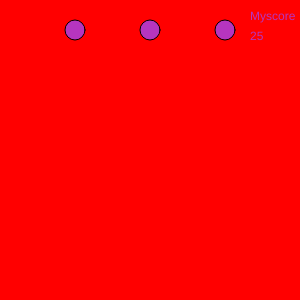
Frame 1 (no input)
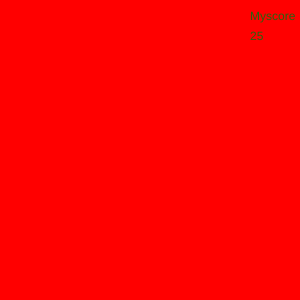
Frame 60 (no input)
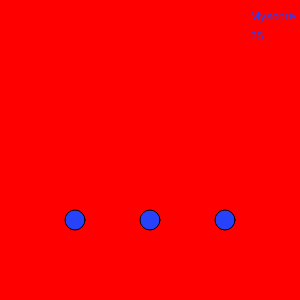
Frame 120 (the mouse pressed at the canvas centre since frame 60)

The p5.js sketch that drew these frames (run headless with seeded random() and noise() and a simulated clock; from frame 60 on, the mouse is pressed at the canvas centre):

// p5.js sketch
// ── sketch.js
var ball = 10;
var ball2 = 10
var ball3 =10
var score = 25;
function setup() {
  createCanvas(300, 300);
}

function draw() {
  background(255, 0, 0)
  fill(random(255), random(255), random(255))
  ellipse(75, 20 + ball, 20)
  ellipse(150 ,20 + ball2, 20)
  ellipse(225,20 +ball3, 20 )
  ball = ball + 5
  ball2 =ball2 + 5
  ball3 =ball3 + 5
  if (ball > 400) {
    ball = 0}
  if (ball2 > 400)
    {ball2 = 0}
  if (ball3 > 400)
    {ball3 = 0 }
  

  text("Myscore", 250, 20)
  text(score,250,40)
  
  
  
}
 function keyPressed() {       
   if(key =='s' && ball>250)
   score=score +1
 }
